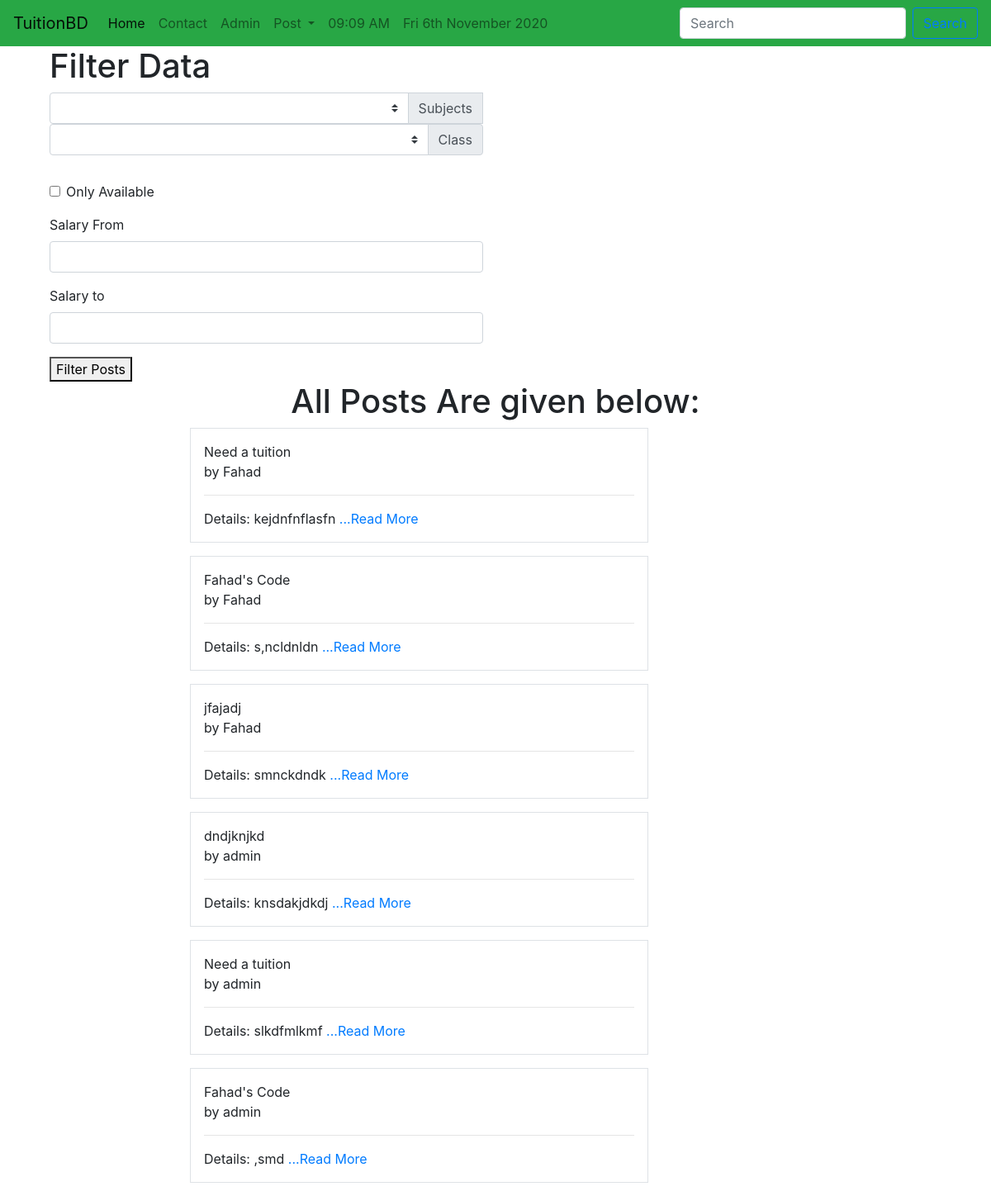
The page /tuition/postlist/ on the database its author committed.
### tuition/models.py (models this page shows, shortened)
class Post(models.Model):
    CATEGORY=(
        ('Teacher','Teacher'),
        ('Student','Student'),
    )
    MEDIUM=(
        ('bangla','bangla'),
        ('English','English'),
        ('Urdu','Urdu'),
        ('Hindi','Hindi'),
        ('Arabic','Arabic'),
    )
    user=models.ForeignKey(User,on_delete=models.CASCADE, blank=True, null= True)
    id=models.AutoField(primary_key=True)
    title=models.CharField(max_length=101)
    slug=models.CharField(max_length=100, default=title)
    email=models.EmailField()
    salary=models.FloatField()
    details=models.TextField()
    available=models.BooleanField()
    category=models.CharField(max_length=100,choices=CATEGORY)
    created_at=models.DateTimeField(default=now)
    image=models.ImageField(default='default.jpg', upload_to='tuition/images')
    medium=MultiSelectField(max_length=100, max_choices=5, choices=MEDIUM, default='bangla')
    subject=models.ManyToManyField(Subject, related_name='subject_set')
    class_in=models.ManyToManyField(Class_in, related_name='class_set')

### tuition/views.py (the view)
# urls.py: path('postlist/',PostListView.as_view(),name="postlist"),
class PostListView(ListView):
    template_name='tuition/postlist.html'
    queryset=Post.objects.all()
    context_object_name='posts'
    def get_context_data(self,*args, **kwargs):
        context=super().get_context_data(*args, **kwargs)
        context['posts']= context.get('object_list')
        context['subjects']= Subject.objects.all()
        context['classes']= Class_in.objects.all()
        return context

### tuition/models.py (called while the page is built)
    def __str__(self):
        return self.name

    def __str__(self):
        return self.name

### templates/tuition/postlist.html (shortened to what this page needs)
{% extends 'basic.html' %}
{% block body %}
<div class="container">
  <div class="col-md-6">
    <h1>Filter Data</h1>
    <form action="/tuition/filter/" method="post">
      <div class="input-group mb-3">
        <select class="custom-select" id="inputGroupSelect02" name='subject'>
          <option></option>
          {% for i in subjects %}
          <option value="{{i}}">{{i}}</option>
          {% endfor %}
        </select>
        <div class="input-group-append">
          <label class="input-group-text" for="inputGroupSelect02">Subjects</label>
        </div>
        <div class="input-group mb-3">
          <select class="custom-select" id="inputGroupSelect02" name='class_in'>
            <option></option>
            {% for i in classes %}
            <option value="{{i}}">{{i}}</option>
            {% endfor %}
          </select>
          <div class="input-group-append">
            <label class="input-group-text" for="inputGroupSelect02">Class</label>
          </div>
        </div>
      </div>
        <div class="form-group form-check">
          <input type="checkbox" class="form-check-input" id="exampleCheck1" name="available">
          <label class="form-check-label" for="exampleCheck1">Only Available</label>
        </div>
        <div class="form-group">
          <label for="exampleFormControlInput1">Salary From</label>
          <input type="number" class="form-control" name="salary_from" id="exampleFormControlInput1">
        </div>
        <div class="form-group">
          <label for="exampleFormControlInput1">Salary to</label>
          <input type="number" class="form-control" name="salary_to" id="exampleFormControlInput1">
        </div>
      <button type="submit">Filter Posts</button>
    </form>
  </div>
  <h1 class="text-center">All Posts Are given below:</h1>
  {% for p in posts %}
  <div class="col-md-6 offset-md-2 mb-3 p-3 border">
    {{p.title}} <br>
    by {{p.user.username}} <br>
    <hr>
    Details: {{p.details}}
    <a href="/tuition/postdetail/{{p.id}}">...Read More</a>
  </div>
  {% endfor %}
</div>
{% endblock body %}

### rows shown on the page
Post: title "Need a tuition", user.username "Fahad", details "kejdnfnflasfn"
Post: title "Fahad's Code", user.username "Fahad", details "s,ncldnldn"
Post: title "jfajadj", user.username "Fahad", details "smnckdndk"
Post: title "dndjknjkd", user.username "admin", details "knsdakjdkdj"
Post: title "Need a tuition", user.username "admin", details "slkdfmlkmf"
Post: title "Fahad's Code", user.username "admin", details ",smd"
